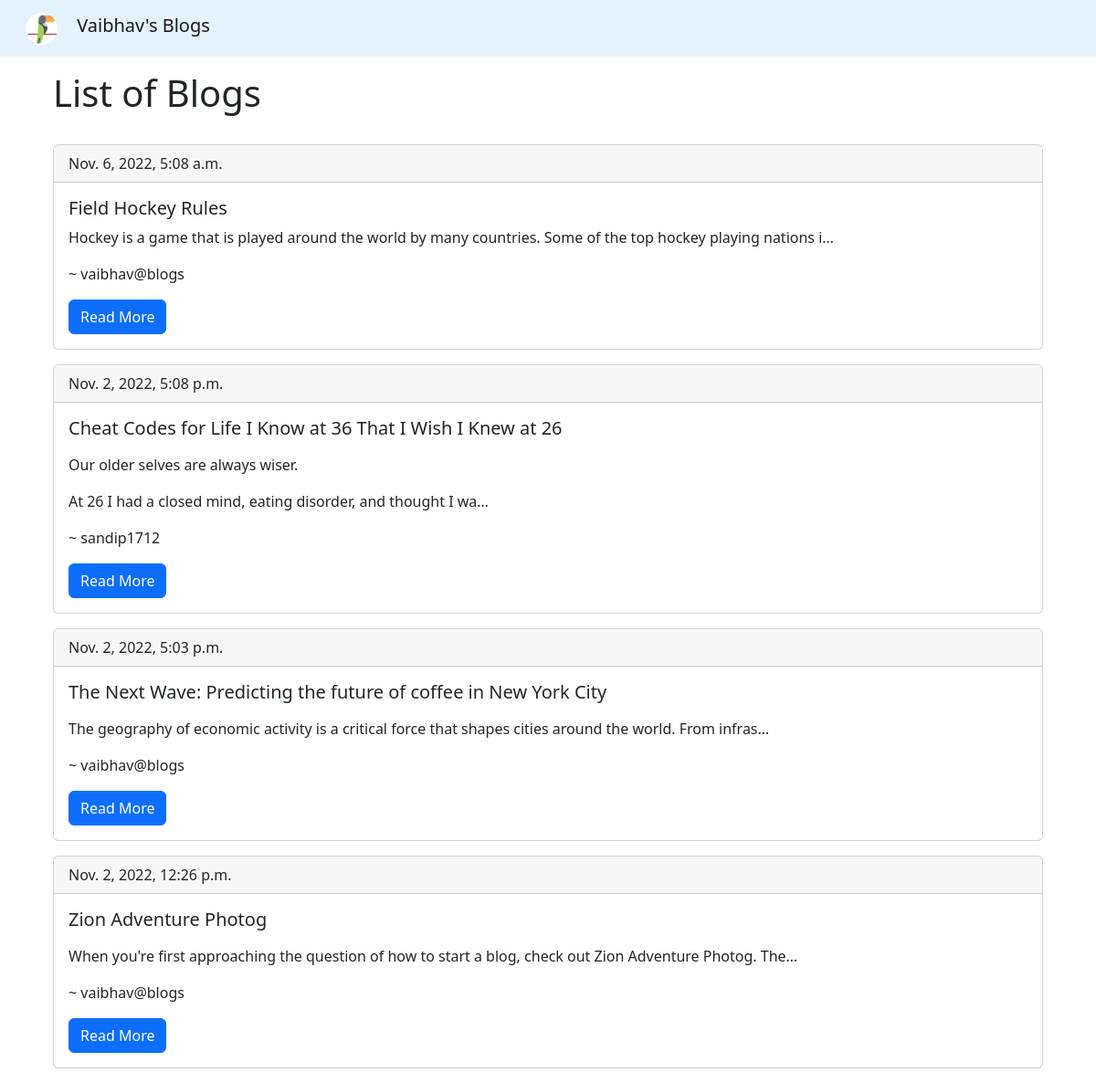
/blogs/getblogs/, run on an earlier commit of the app's database.
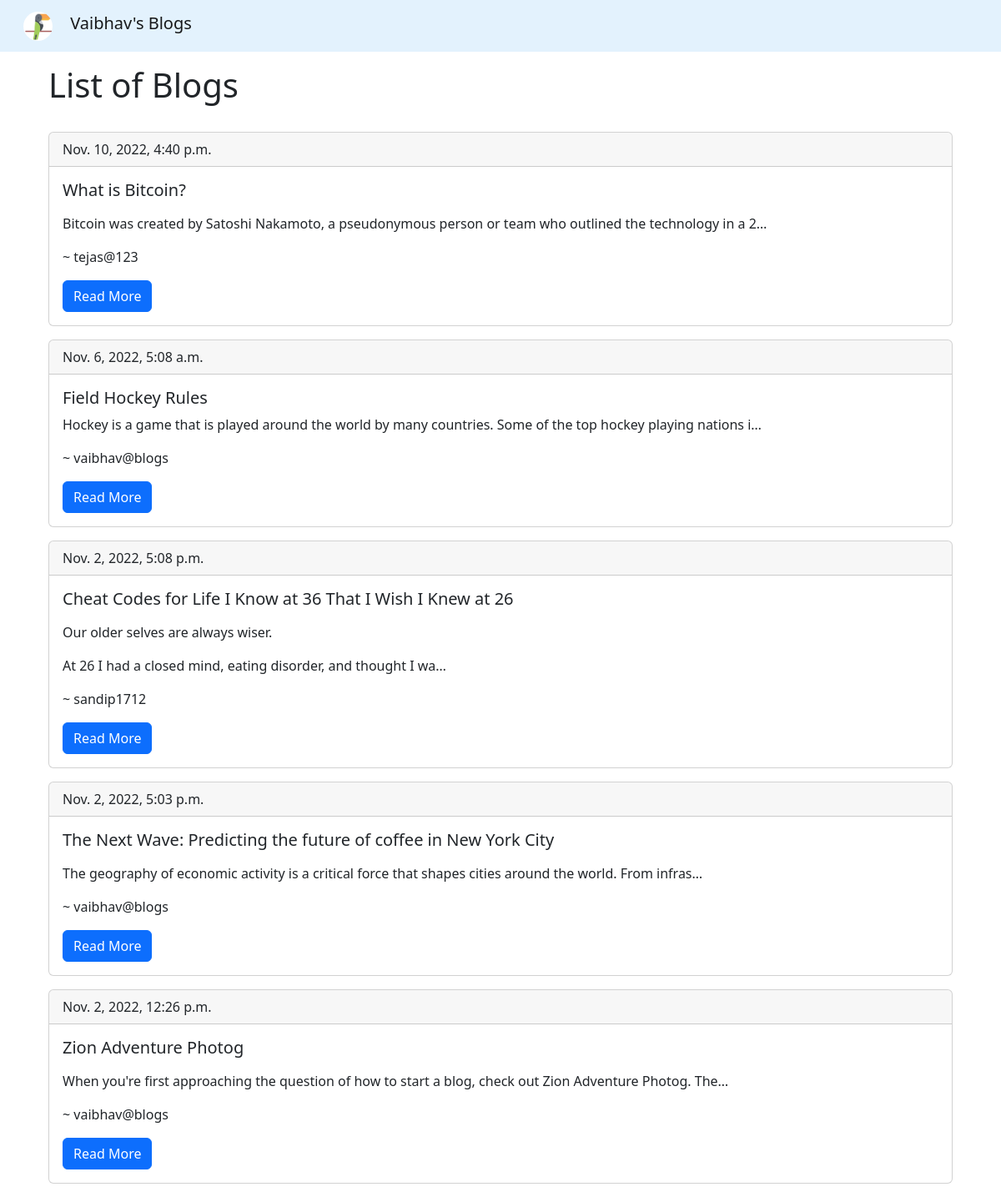
And on a later commit of the database.
### Blogs/models.py (models this page shows, shortened)
class Blog(models.Model):
    title = models.TextField(null=True, blank=True)
    content = models.TextField(null=True, blank=True)
    author = models.ForeignKey(User, null=True, blank=True, on_delete=models.SET_NULL)
    date = models.DateTimeField(auto_now_add=True, null=True, blank=True)

### Blogs/views.py (the view)
# urls.py: path('getblogs/', getBlogs, name='get_blogs'),
def getBlogs(request):
    try:
        blogs = Blog.objects.all().order_by('-date')
        context = {'blogs':blogs}
        return render(request, 'Blogs/index.html', context)
    except Exception as e:
        context = {'error':str(e)}
        return render(request, 'Blogs/error.html', context)

### templates/Blogs/index.html (shortened to what this page needs)
{% extends 'Blogs/base.html' %}
{% block content %}
<div class="container">
    <h1 class="h1 text-dark p-3">List of Blogs</h1>
    {% for blog in blogs %}
    <div class="card m-3">
        <div class="card-header">{{blog.date}}</div>
        <div class="card-body">
        <h5 class="card-title">{{blog.title}}</h5>
        <p class="card-text">{{blog.content | truncatechars:109 | safe}}</p>
        <p>~ {{blog.author.username}}</p>
        <a href="{% url 'get_blog' blog.id %}" class="btn btn-primary">Read More</a>
        </div>
    </div>
    {% endfor %}
</div>
{% endblock %}

### templates/Blogs/base.html (shortened to what this page needs)
{% load static %}
<!DOCTYPE html>
<html lang="en">
<head>
    <link href="https://cdn.jsdelivr.net/npm/bootstrap@5.2.2/dist/css/bootstrap.min.css" rel="stylesheet">
</head>
<body>
    <nav class="navbar" style="background-color: #e3f2fd;">
        <div class="container-fluid">
          <a class="navbar-brand" href="./">
            <img src="{% static 'images/logo.webp' %}" alt="Logo" width="35" height="35" class="d-inline-block align-text-top mx-3" style="border-radius:50%;">
            Vaibhav's Blogs
          </a>
        </div>
      </nav>
      {% block content %}
      {% endblock %}
</body>
</html>

What changed in the data, as far as the page shows it:
added Blog: date "Nov. 10, 2022, 4:40 p.m.", title "What is Bitcoin?", content "Bitcoin was created by Satoshi Nakamoto, a pseudonymous person or team who outlined the technology in a 2…", author.username "tejas@123"
